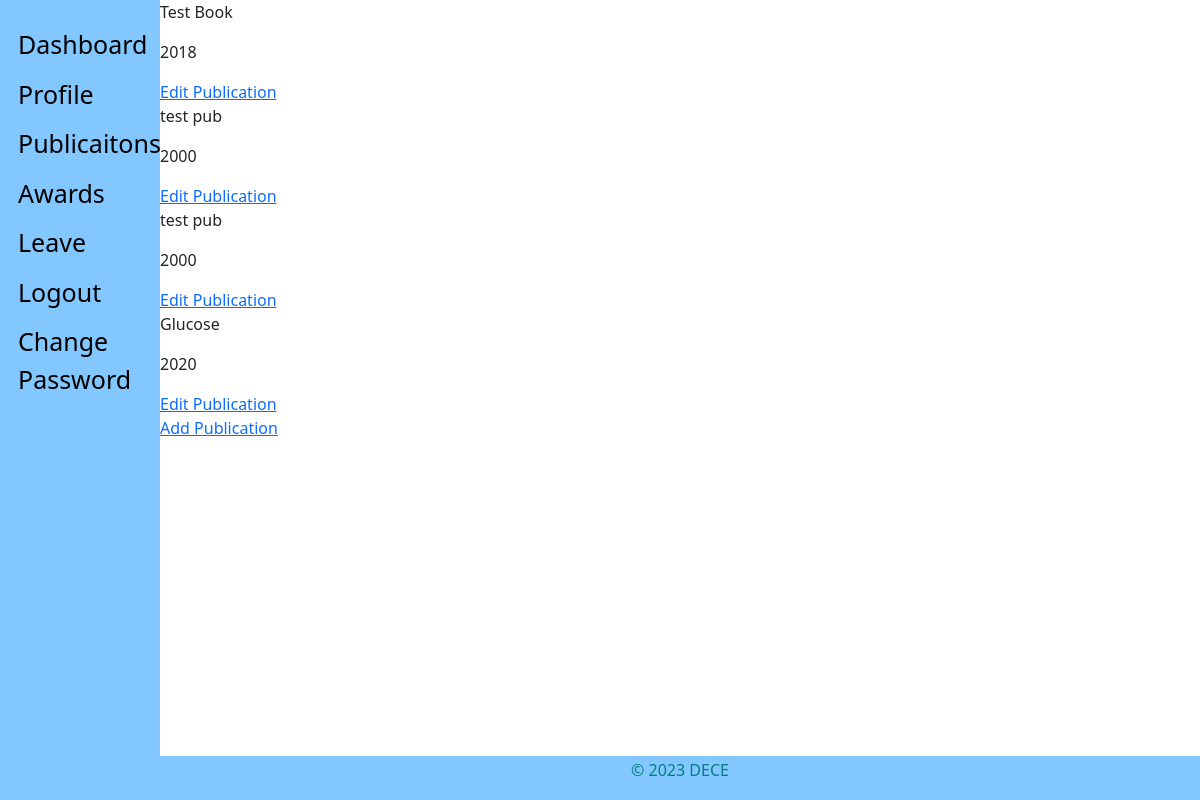
Page /staff_view/publications/ (signed in) on the earlier database version.
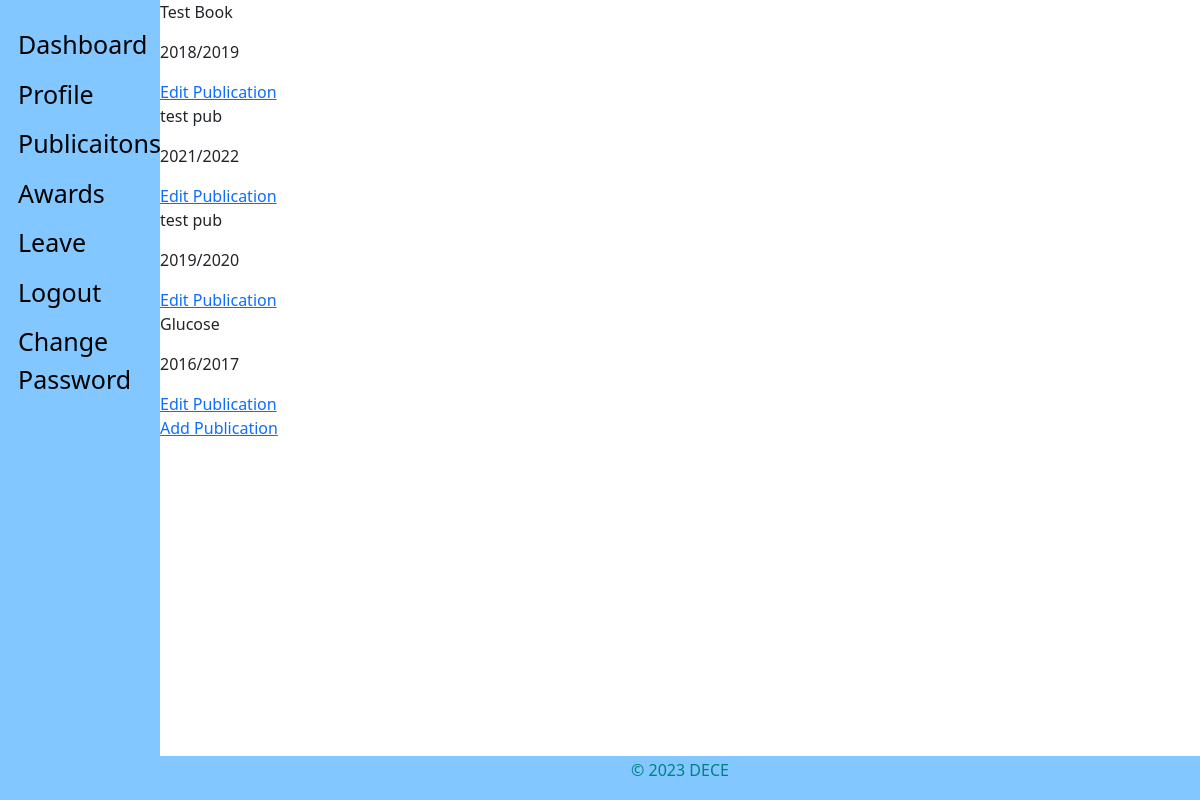
Same page on the later database version.
### staff_app/models.py (models this page shows, shortened)
class Publications(models.Model):
    JOURNAL = 'Peer Reviewed Journal'
    CONFERENCE = 'Conference Paper'
    BOOK = 'Book'
    PUBLICATION_TYPE = (
        (JOURNAL, 'Peer Reviewed Journal'),
        (CONFERENCE, 'Conference Paper'),
        (BOOK, 'Book'),
    )
    user = models.ForeignKey(CustomUser, on_delete=models.CASCADE, default=1)
    title = models.CharField(max_length=100, verbose_name=_(
        'Title'), null=True, blank=False)
    year = models.CharField(verbose_name=_(
        'Academic Year'), null=True, blank=False, max_length=9)
    publicationtype = models.CharField(_('Publication Type'), max_length=25, default=JOURNAL,
                                       choices=PUBLICATION_TYPE, blank=False, null=True)
    updated = models.DateTimeField(auto_now=True, auto_now_add=False)
    created = models.DateTimeField(auto_now=False, auto_now_add=True)
    objects = PublicationManager()
    class Meta:
        verbose_name = _('Publication')
        verbose_name_plural = _('Publications')
        ordering = ['-created']

### staff_app/views.py (the view)
# urls.py: path('publications/', views.view_publications, name="publication"),
def view_publications(request):
    if not request.user.is_authenticated:
        return redirect('hris:home')
    if Publications.objects.filter(user_id=request.user.id).exists():
        publications = Publications.objects.filter(user_id=request.user.id)
    else:
        publications = []
    context = {
        "object": publications
    }
    return render(request, "staff/staff_publications.html", context)

### templates/staff/staff_publications.html (shortened to what this page needs)
{% extends 'base.html' %}
{% block content %}
    {% if not object %}
        <p>No Publications</p>
    {% else %}
        {% for instance in object %}
            <p>{{instance.title}}</p>
            <p>{{instance.year}}</p>
            <a href="{% url 'staff:publication-edit' instance.id %}"> Edit Publication</a>
        {% endfor %}
    {% endif %}
    <a href="{% url 'staff:publication-add' %}"> Add Publication</a>
{% endblock content %}

Differences in the rows shown:
changed Publications "Test Book": year "2018" → "2018/2019"
changed Publications (number 2 of 4 on the later page): year "2000" → "2021/2022"
changed Publications (number 3 of 4 on the later page): year "2000" → "2019/2020"
changed Publications "Glucose": year "2020" → "2016/2017"
